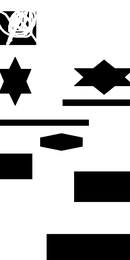
%> input picture m076_pathplanning/sampling_based/env_01.png, 130 x 260 px, shrunk from 800 x 1600 before the run
$ octave ws_RRT_star.m   (GNU Octave 9; MATLAB toolbox functions it lacks are replaced by stand-ins)
%> lines starting %> are read from the running program, lines starting %| are printed output that depends on the picture; in (x1, y1, x2, y2) boxes, pixels count from 0 and x2, y2 are one past the last pixel; in counts of white or black regions, pixels touching at a corner belong together; the program's own positions count from 1
% Rapidly-exploring Random Tree
close all; clear; clc;

figure(1);
hold on;
% map = -double(rgb2gray(imread('newmap.png'))/255)';
% map = -double(rgb2gray(imread('env_03.bmp'))/255)';
map = -double(rgb2gray(imread('env_01.png'))/255)';
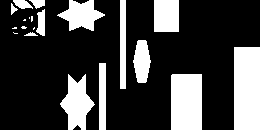
%> map: size 130x260 double; values -1 (black) and 0 (white), 25.8% white; 20 white regions (7 under 20 px), largest, box (x1, y1, x2, y2) and area: (234, 47, 260, 130) 2158, (171, 74, 202, 130) 1735, (60, 74, 95, 130) 1096
resolution = 100;    % pix / m.
[Y, X] = meshgrid((1:size(map, 2))/resolution, (1:size(map, 1))/resolution);
mesh(X, Y, map);
colormap([1,1,1; 0,0,0]);
set(gcf, 'position', [0,0,size(map, 1),size(map, 2)]/resolution*100);

p_now    = [1; 1];
p_target = [7.5; 14];

plot([p_now(1), p_target(1)], [p_now(2), p_target(2)], '*', 'linestyle', 'none');
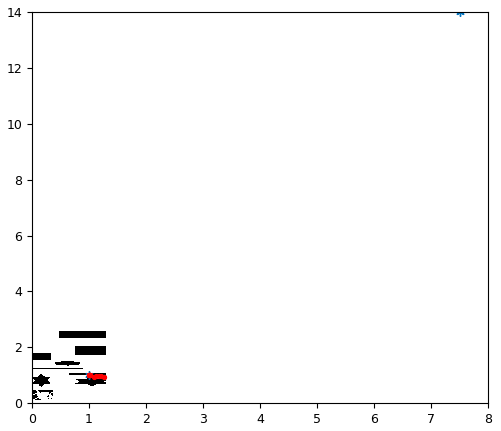
%> figure redrawn from the program's plot data

path = RRT_planning(map, p_now, p_target, resolution);
% [3 lines not run here, left out]
function path = RRT_planning(map, p_start, p_target, resolution)
%> called with p_start = [1; 1], p_target = [7.5; 14], resolution = 100
path.success = false;
path.res     = false;
path.map_size = size(map)' / resolution;
%> path.map_size = [1.3; 2.6]

q = queue_add([], p_start, zeros(size(p_start)), 0);

find_count = 0 ;
while(true)
    find_count = find_count + 1;

    if(mod(find_count,2) == 1)
        x_rand = rand(2, 1) .* path.map_size;
    else
        x_rand = p_target;
    end
%     x_rand = rand(2, 1) .* path.map_size;

    x_near = queue_near(q, x_rand);
    x_new  = x_near + (x_rand - x_near) * min(0.1/norm(x_rand - x_near), 1);

    if(is_safe(map, x_near, x_new, resolution))
        near_flag  =  find_nearC(q, x_new, 1.0);
        parent_key =  choose_parent(q, near_flag, p_start, map, x_new, resolution);
        q = queue_add(q, x_new, parent_key, norm(parent_key-x_new));
        %     H(1) = plot(q.key(1, near_flag), q.key(2, near_flag), 'b.', 'linestyle', 'none', 'markersize', 20); drawnow;
        %     H(2) = plot([parent_key(1), x_new(1)], [parent_key(2), x_new(2)], 'c.--', 'markersize', 20); drawnow;
        %     delete(H);
        plot([parent_key(1), x_new(1)], [parent_key(2), x_new(2)], 'r.-', 'markersize', 10); drawnow limitrate;
    else
        continue;
    end

    if(norm(x_new-p_target) < 0.3)
        q = queue_add(q, p_target, x_new, norm(p_target-x_new));
        break;
    end
end

path = p_target;
while(true)

    parent = queue_parent(q, path(:, 1));
    if(isequal(parent, [0;0]))
        break;
    end
    path = [parent, path];

end
end

%% -----------------------

%{
    NearC
%}
function near_flag =  find_nearC(q, x_new, r_cir)
near_flag =  vecnorm(q.key - x_new) < r_cir;
end


%{
    NearC
%}
function parent_key = choose_parent(q, x_near_flag, p_start, map, x_new, resolution)
[~, parent_idx] = sort(vecnorm(q.key(:, x_near_flag) - p_start));
cnt = size(parent_idx, 2);
for i = 1:cnt
    I = find(x_near_flag, parent_idx(i));
    parent_key = q.key(:, I(end));
    if(is_safe(map, parent_key, x_new, resolution))
        break;
    end
end
end

%{
    whether the edge safe
%}
function safe_flag = is_safe(map, x_near, x_new, resolution)
cnt = norm(x_near-x_new)*resolution;
% obstacle is -1
edge = [linspace(x_near(1)*resolution, x_new(1)*resolution, cnt); linspace(x_near(2)*resolution, x_new(2)*resolution, cnt)];
edge = max(round(edge), 1);
%> (the run ends here)

$ run again, with m076_pathplanning/sampling_based/env_03.bmp saved as m076_pathplanning/sampling_based/env_01.png
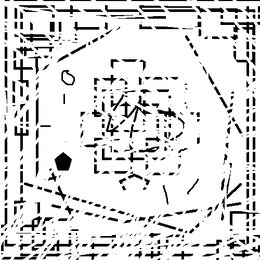
%> input picture m076_pathplanning/sampling_based/env_03.bmp, 260 x 260 px, shrunk from 500 x 500 before the run
%> `map = -double(rgb2gray(imread('env_01.png'))/255)';`:
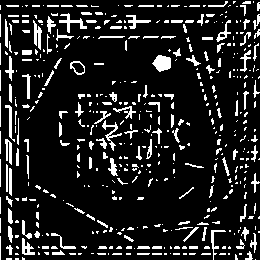
%> map: size 260x260 double; values -1 (black) and 0 (white), 13.1% white in thin lines or dots
%> the loop in RRT_planning, `while(true)` made 156 passes
%> (x_near, x_new, parent_key) on pass 12: ([1.17; 1.2], [1.21; 1.29], [1.13; 1.11])
%> after the loop in RRT_planning, `while(true)`:
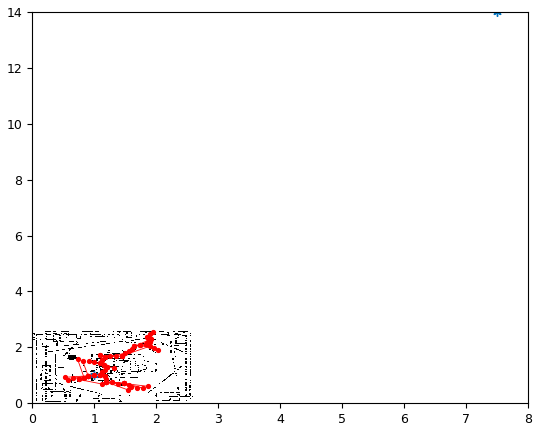
%> figure redrawn from the program's plot data
